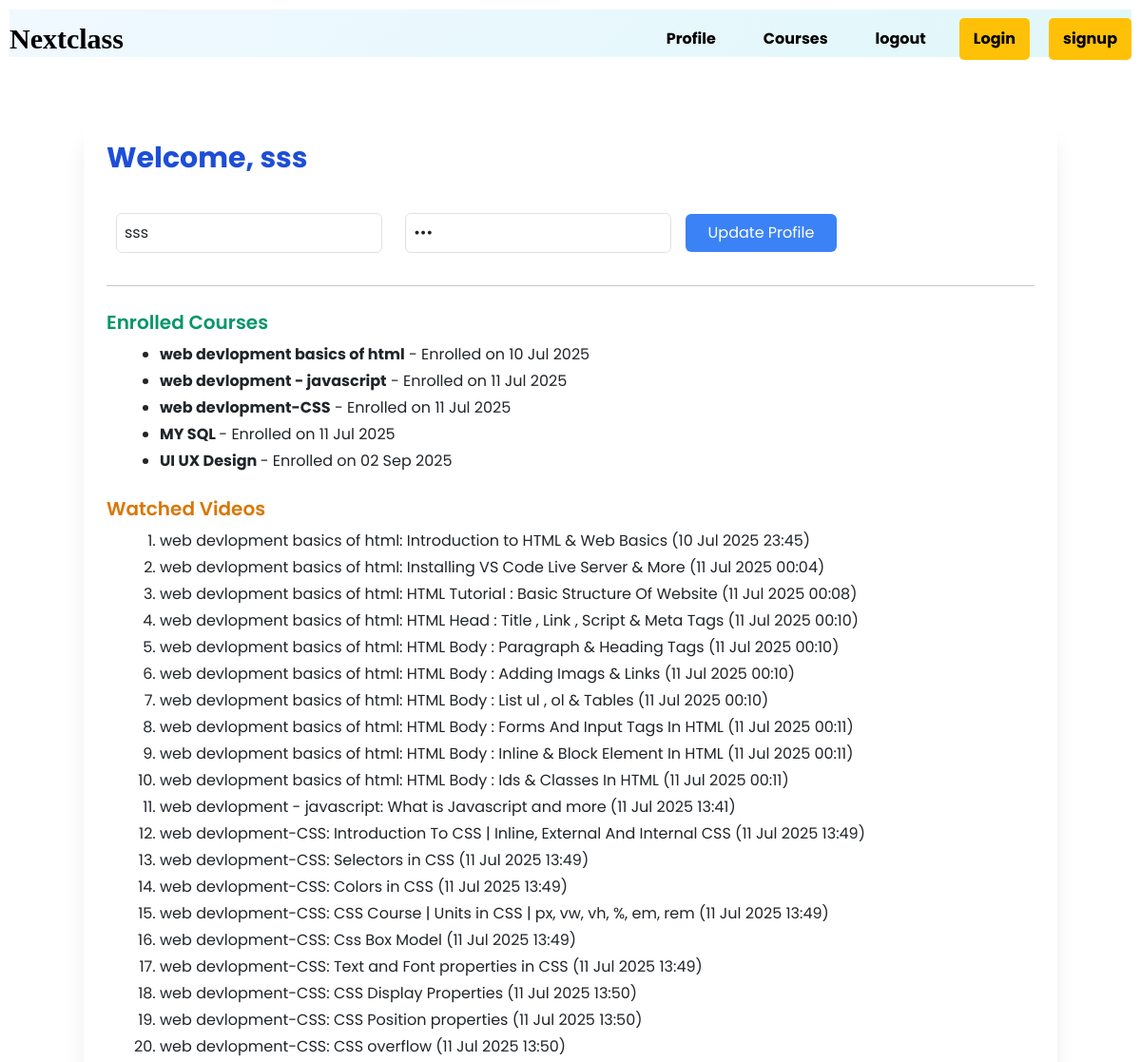
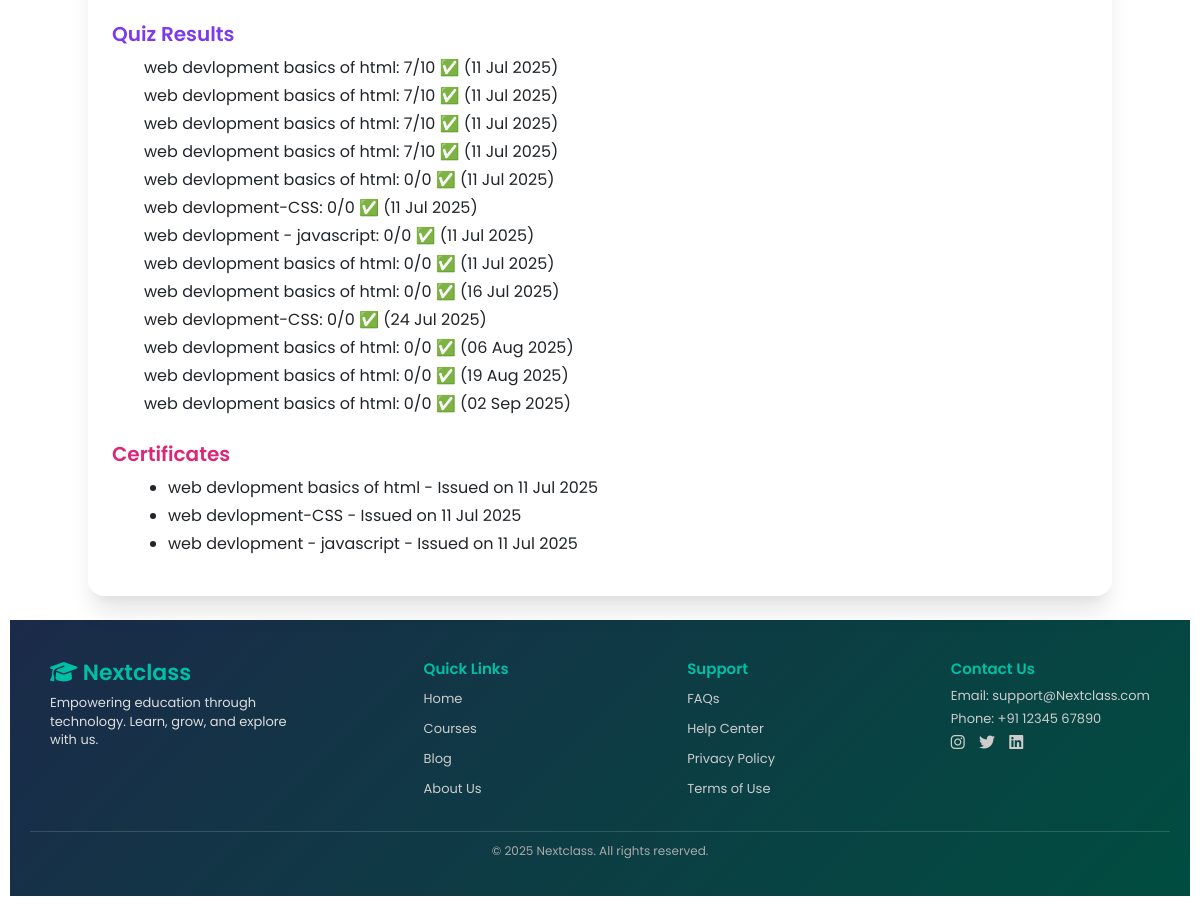
The app's page /profile.php (signed in) with its own data (2 pictures, top to bottom).
### tables this page shows
CREATE TABLE `users` (
  `user_id` int(11) NOT NULL,
  `username` varchar(255) NOT NULL,
  `password` varchar(11) NOT NULL,
  `dt` datetime NOT NULL
);

CREATE TABLE `enrollments` (
  `id` int(11) NOT NULL,
  `user_id` int(11) DEFAULT NULL,
  `course_id` int(11) DEFAULT NULL,
  `enrolled_at` datetime DEFAULT current_timestamp()
);

CREATE TABLE `courses` (
  `course_id` int(11) NOT NULL,
  `title` varchar(255) DEFAULT NULL,
  `description` text DEFAULT NULL,
  `duration` varchar(100) DEFAULT NULL,
  `category` varchar(100) DEFAULT NULL,
  `assignment` text DEFAULT NULL
);

CREATE TABLE `user_progress` (
  `id` int(11) NOT NULL,
  `user_id` int(11) DEFAULT NULL,
  `course_id` int(11) DEFAULT NULL,
  `topic_id` int(11) DEFAULT NULL,
  `watched` tinyint(1) DEFAULT 0,
  `watched_at` datetime DEFAULT current_timestamp()
);

CREATE TABLE `course_topics` (
  `id` int(11) NOT NULL,
  `course_id` int(11) DEFAULT NULL,
  `title` varchar(255) DEFAULT NULL,
  `video_url` text DEFAULT NULL
);

CREATE TABLE `quiz_results` (
  `id` int(11) NOT NULL,
  `user_id` int(11) DEFAULT NULL,
  `course_id` int(11) DEFAULT NULL,
  `score` int(11) DEFAULT NULL,
  `total` int(11) DEFAULT NULL,
  `passed` tinyint(1) DEFAULT NULL,
  `attempted_at` datetime DEFAULT current_timestamp()
);

CREATE TABLE `certificates` (
  `id` int(11) NOT NULL,
  `user_id` int(11) NOT NULL,
  `course_id` int(11) NOT NULL,
  `full_name` varchar(255) NOT NULL,
  `issued_at` datetime DEFAULT current_timestamp()
);

### profile.php (the view, shortened to what this page needs)
<?php
include 'partials/_dbconnect.php';
$user_id = $_SESSION['user_id'];
$user = mysqli_fetch_assoc(mysqli_query($conn, "SELECT * FROM users WHERE user_id = $user_id"));
$enrollments = mysqli_query($conn, "
    SELECT c.title, c.description, e.enrolled_at
    FROM enrollments e
    JOIN courses c ON e.course_id = c.course_id
    WHERE e.user_id = $user_id
");
$progress = mysqli_query($conn, "
    SELECT ct.title, up.watched_at, c.title AS course_title
    FROM user_progress up
    JOIN course_topics ct ON up.topic_id = ct.id
    JOIN courses c ON up.course_id = c.course_id
    WHERE up.user_id = $user_id
");
$quizzes = mysqli_query($conn, "
    SELECT c.title, qr.score, qr.total, qr.passed, qr.attempted_at
    FROM quiz_results qr
    JOIN courses c ON qr.course_id = c.course_id
    WHERE qr.user_id = $user_id
");
$certificates = mysqli_query($conn, "
    SELECT c.title, cert.issued_at
    FROM certificates cert
    JOIN courses c ON cert.course_id = c.course_id
    WHERE cert.user_id = $user_id
");
?>
<!DOCTYPE html>
<html lang="en">
<head>
<link href="https://cdn.jsdelivr.net/npm/tailwindcss@2.2.19/dist/tailwind.min.css" rel="stylesheet">
<link href="https://cdn.jsdelivr.net/npm/aos@2.3.1/dist/aos.css" rel="stylesheet">
</head>
<body>
      <?php require 'partials/_nav.php'; ?>
<br>
    <div class="max-w-5xl mx-auto p-6 bg-white rounded-2xl shadow-xl mt-10" data-aos="fade-up">
    <h2 class="text-3xl font-bold mb-4 text-blue-700">Welcome, <?= htmlspecialchars($user['username']) ?></h2>
    <form method="POST" action="update_profile.php" class="space-y-4">
        <input type="text" name="username" value="<?= htmlspecialchars($user['username']) ?>" class="border p-2 w-full rounded" placeholder="Username" />
        <input type="password" name="password" value="<?= htmlspecialchars($user['password']) ?>" class="border p-2 w-full rounded" placeholder="Password" />
        <button class="bg-blue-500 text-white px-4 py-2 rounded hover:bg-blue-600">Update Profile</button>
    </form>
    <hr class="my-6">
    <div data-aos="fade-right">
        <h3 class="text-xl font-semibold mb-2 text-green-600">Enrolled Courses</h3>
        <ul class="list-disc ml-6 space-y-1">
            <?php while($row = mysqli_fetch_assoc($enrollments)): ?>
                <li><strong><?= $row['title'] ?></strong> - Enrolled on <?= date('d M Y', strtotime($row['enrolled_at'])) ?></li>
            <?php endwhile; ?>
        </ul>
    </div>
    <div class="mt-6" data-aos="fade-left">
        <h3 class="text-xl font-semibold mb-2 text-yellow-600">Watched Videos</h3>
        <ul class="list-decimal ml-6 space-y-1">
            <?php while($row = mysqli_fetch_assoc($progress)): ?>
                <li><?= $row['course_title'] ?>: <?= $row['title'] ?> (<?= date('d M Y H:i', strtotime($row['watched_at'])) ?>)</li>
            <?php endwhile; ?>
        </ul>
    </div>
    <div class="mt-6" data-aos="fade-right">
        <h3 class="text-xl font-semibold mb-2 text-purple-600">Quiz Results</h3>
        <ul class="space-y-1">
            <?php while($row = mysqli_fetch_assoc($quizzes)): ?>
                <li><?= $row['title'] ?>: <?= $row['score'] ?>/<?= $row['total'] ?> <?= $row['passed'] ? '✅' : '❌' ?> (<?= date('d M Y', strtotime($row['attempted_at'])) ?>)</li>
            <?php endwhile; ?>
        </ul>
    </div>
    <div class="mt-6" data-aos="fade-up">
        <h3 class="text-xl font-semibold mb-2 text-pink-600">Certificates</h3>
        <ul class="list-disc ml-6 space-y-1">
            <?php while($row = mysqli_fetch_assoc($certificates)): ?>
                <li><?= $row['title'] ?> - Issued on <?= date('d M Y', strtotime($row['issued_at'])) ?></li>
            <?php endwhile; ?>
        </ul>
    </div>
</div>
<br>
  <?php require 'partials/_footer.php'; ?>
</body>
</html>

### style.css (style rules this page uses)
body { font-family: Arial, sans-serif; margin: 10px; padding: 10px; }
input[type="text"], input[type="password"] { width: 280px; padding: 10px; margin: 10px; border: 1px solid #ccc; border-radius: 5px; }

### partials/_footer.php (style rules this page uses)
body { margin:0;font-family:'Poppins',sans-serif; }

### records on screen
users: username "sss"
enrollments: course.title "web devlopment basics of html", enrolled_at "10 Jul 2025"
enrollments: course.title "web devlopment - javascript", enrolled_at "11 Jul 2025"
enrollments: course.title "web devlopment-CSS", enrolled_at "11 Jul 2025"
enrollments: course.title "MY SQL", enrolled_at "11 Jul 2025"
enrollments: course.title "UI UX Design", enrolled_at "02 Sep 2025"
user_progress: course.title "web devlopment basics of html", course_topics.title "Introduction to HTML & Web Basics", watched_at "10 Jul 2025 23:45"
user_progress: course.title "web devlopment basics of html", course_topics.title "Installing VS Code Live Server & More", watched_at "11 Jul 2025 00:04"
user_progress: course.title "web devlopment basics of html", course_topics.title "HTML Tutorial : Basic Structure Of Website", watched_at "11 Jul 2025 00:08"
user_progress: course.title "web devlopment basics of html", course_topics.title "HTML Head : Title , Link , Script & Meta Tags", watched_at "11 Jul 2025 00:10"
user_progress: course.title "web devlopment basics of html", course_topics.title "HTML Body : Paragraph & Heading Tags", watched_at "11 Jul 2025 00:10"
user_progress: course.title "web devlopment basics of html", course_topics.title "HTML Body : Adding Imags & Links", watched_at "11 Jul 2025 00:10"
user_progress: course.title "web devlopment basics of html", course_topics.title "HTML Body : List ul , ol & Tables", watched_at "11 Jul 2025 00:10"
user_progress: course.title "web devlopment basics of html", course_topics.title "HTML Body : Forms And Input Tags In HTML", watched_at "11 Jul 2025 00:11"
user_progress: course.title "web devlopment basics of html", course_topics.title "HTML Body : Inline & Block Element In HTML", watched_at "11 Jul 2025 00:11"
user_progress: course.title "web devlopment basics of html", course_topics.title "HTML Body : Ids & Classes In HTML", watched_at "11 Jul 2025 00:11"
user_progress: course.title "web devlopment - javascript", course_topics.title "What is Javascript and more", watched_at "11 Jul 2025 13:41"
user_progress: course.title "web devlopment-CSS", course_topics.title "Introduction To CSS | Inline, External And Internal CSS", watched_at "11 Jul 2025 13:49"
user_progress: course.title "web devlopment-CSS", course_topics.title "Selectors in CSS", watched_at "11 Jul 2025 13:49"
user_progress: course.title "web devlopment-CSS", course_topics.title "Colors in CSS", watched_at "11 Jul 2025 13:49"
user_progress: course.title "web devlopment-CSS", course_topics.title "CSS Course | Units in CSS | px, vw, vh, %, em, rem", watched_at "11 Jul 2025 13:49"
user_progress: course.title "web devlopment-CSS", course_topics.title "Css Box Model", watched_at "11 Jul 2025 13:49"
user_progress: course.title "web devlopment-CSS", course_topics.title "Text and Font properties in CSS", watched_at "11 Jul 2025 13:49"
user_progress: course.title "web devlopment-CSS", course_topics.title "CSS Display Properties", watched_at "11 Jul 2025 13:50"
user_progress: course.title "web devlopment-CSS", course_topics.title "CSS Position properties", watched_at "11 Jul 2025 13:50"
user_progress: course.title "web devlopment-CSS", course_topics.title "CSS overflow", watched_at "11 Jul 2025 13:50"
quiz_results: course.title "web devlopment basics of html", score "7", total "10", attempted_at "11 Jul 2025"
quiz_results: course.title "web devlopment basics of html", score "7", total "10", attempted_at "11 Jul 2025"
quiz_results: course.title "web devlopment basics of html", score "7", total "10", attempted_at "11 Jul 2025"
quiz_results: course.title "web devlopment basics of html", score "7", total "10", attempted_at "11 Jul 2025"
quiz_results: course.title "web devlopment basics of html", score "0", total "0", attempted_at "11 Jul 2025"
quiz_results: course.title "web devlopment-CSS", score "0", total "0", attempted_at "11 Jul 2025"
quiz_results: course.title "web devlopment - javascript", score "0", total "0", attempted_at "11 Jul 2025"
quiz_results: course.title "web devlopment basics of html", score "0", total "0", attempted_at "11 Jul 2025"
quiz_results: course.title "web devlopment basics of html", score "0", total "0", attempted_at "16 Jul 2025"
quiz_results: course.title "web devlopment-CSS", score "0", total "0", attempted_at "24 Jul 2025"
quiz_results: course.title "web devlopment basics of html", score "0", total "0", attempted_at "06 Aug 2025"
quiz_results: course.title "web devlopment basics of html", score "0", total "0", attempted_at "19 Aug 2025"
quiz_results: course.title "web devlopment basics of html", score "0", total "0", attempted_at "02 Sep 2025"
certificates: course.title "web devlopment basics of html", issued_at "11 Jul 2025"
certificates: course.title "web devlopment-CSS", issued_at "11 Jul 2025"
certificates: course.title "web devlopment - javascript", issued_at "11 Jul 2025"
